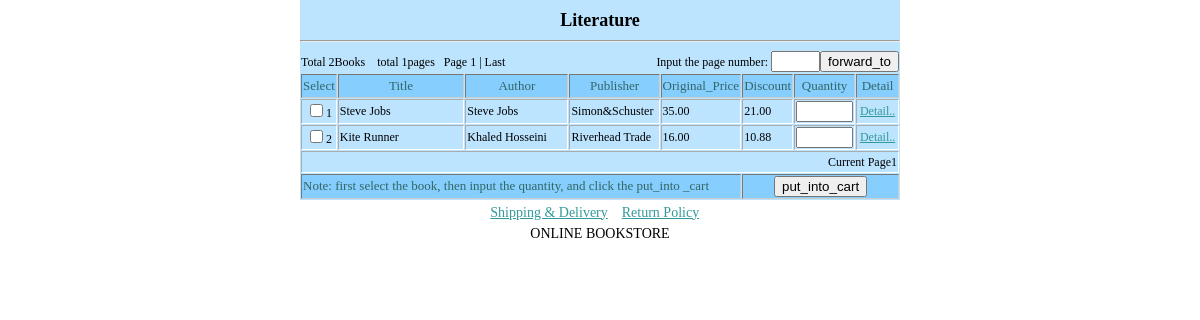
Page /webshop/book_show.php?title=Literature&&page=1&&serach=book_class_id=6 on the committed database.
### tables this page shows
CREATE TABLE IF NOT EXISTS `book_info` (
  `book_id` int(12) NOT NULL AUTO_INCREMENT COMMENT 'Book_id',
  `book_no` varchar(30)  NOT NULL COMMENT 'Book_ISBN',
  `book_name` varchar(40) NOT NULL COMMENT 'Book_name',
  `author` varchar(30) NOT NULL COMMENT 'Author',
  `publisher` varchar(40) NOT NULL COMMENT 'Publisher',
  `pub_date` datetime NOT NULL COMMENT 'publish date',
  `price` float NOT NULL COMMENT 'Original Price',
  `price_m` float NOT NULL COMMENT 'Member price',
  `price_d` float NOT NULL COMMENT 'Discounted_ price',
  `book_storenum` int(5) NOT NULL COMMENT 'Book store_number',
  `book_class_id` int(5) NOT NULL COMMENT 'Book class_id',
  `book_type_id` int(5) NOT NULL COMMENT 'Book type_id',
  `book_index` mediumtext COMMENT 'Book index',
  `book_abstract` mediumtext COMMENT 'Book abstract',
  `book_level` tinyint(1) NOT NULL DEFAULT '1' COMMENT 'Book rate',
  `book_level_pic` varchar(255)  NOT NULL COMMENT 'Book rate picture',
  `book_pic` varchar(255) NOT NULL COMMENT 'Book cover',
  `input_date` datetime NOT NULL COMMENT 'Book input date',
  `book_bs` varchar(2) NOT NULL DEFAULT '1' COMMENT 'Book wrap: hardcover or papercover',
  `book_view` int(10) NOT NULL DEFAULT '0' COMMENT 'Book view',
  PRIMARY KEY (`book_id`)
);

### webshop/include/control.inc.php (called while the page is built, shortened)
<?php
class control extends DBSQL {
   public $_pageSize;
   public function control(){
      $this->_pageSize=8;
     }
   public function GetDTdataset($DTname,$serach){
      $sql="SELECT * FROM $DTname WHERE ".$serach;
      $data_s=$this->select($sql);
      return $data_s;
     }
   public function Getbookdata($DTname,$serach){
      $data_s=$this->GetDTdataset($DTname,$serach);
      if($DTname!="book_info"){
         $books=array();
         for($j=0;$j<count($data_s);$j++){
            $sql="SELECT * FROM book_info WHERE book_id=".$data_s[$j][book_id];
            $book=$this->select($sql);
   	         if(is_array($book)) $books=array_merge($books,$book);
         }
         return $books;
      }
       else return $data_s;
     }
   public function GetControlList($dataset,$page=1){
      $control_o=$dataset;
      $control_num=count($control_o);
      $pagelast=ceil($control_num/$this->_pageSize);
      $pagenum=$control_num-(floor($control_num/$this->_pageSize)*$this->_pageSize);
      $start=($page-1)*$this->_pageSize;
      if($start<$control_num) $b=array_slice($control_o,$start,$pagenum);
      return $b;
     }
   public function Getstr($str="",$num=20){
      $i=strlen($str);
      if($i<=$num) return $str;
      else return substr($str,0,$num-3)."...";
   }
 }
?>

### webshop/include/db.inc.php (called while the page is built, shortened)
<?php
class DBSQL{
   private $CONN="";
    public function __construct(){
      $connect=mysql_connect(DBHost,DBUser,DBPassword) or die("cannot connect to database£¡");
      $this->CONN=$connect;
   }
   public function select($sql){
      $results=mysql_query($sql,$this->CONN);
      $count=0;
      $data=array();
      while($row=@mysql_fetch_array($results)){
         $data[$count]=$row;
         $count++;
      }
      return $data;
   }
}
?>

### webshop/book_show.php (the view, shortened to what this page needs)
  <?php
   $keyword="PHP";
   $color="<font color='#0000FF'>".$keyword."</font>";
?>
<?php
   require_once(Include_Path.'db.inc.php');
   require_once(Include_Path.'control.inc.php');
   require_once(Include_Path.'display.inc.php');
   $title=$_GET['title']; $serach=$_GET['serach'];
   $pp=$_GET['pp']; $page=$_GET['page'];
   if($pp==1) { $DTname=$serach;$serach=1;}
   else $DTname="book_info";
   $serach=stripslashes($serach);
   $serach=eregi_replace("%27", "'",$serach);
   $books=new control();
   $book_s=$books->Getbookdata($DTname,$serach);
   $serach=eregi_replace ( "'", "%27", $serach);
   $ss="?title=$title&&pp=$pp&&serach=$serach&&page=";
   $url="book_show.php". $ss;
   $displaybook=new display($book_s,$books->_pageSize);
   $displaybook->_pageSize=$books->_pageSize;
   $pagelast=$displaybook->GetpageNum($book_s);
   $book=$books->GetControlList($book_s,$page);
   $displaybar=$displaybook->GetJumpBar($book_s,$page,$url);
?>
<!DOCTYPE html PUBLIC "-//W3C//DTD XHTML 1.0 Transitional//EN"
"http://www.w3.org/TR/xhtml1/DTD/xhtml1-transitional.dtd">
<html xmlns="http://www.w3.org/1999/xhtml">
  <head>
    <link href="css/bscss.css" rel="stylesheet" type="text/css" />
  </head>
  <body>
    <div id="appb">
      <div id="bt"><?php echo $title; ?><hr/></div>
      <form action="<?php echo $url.$page1;?>" method="post" target="mainFrame">
      <table width="600" border="0" cellspacing="0" class="tdl">
        <tr><td>Total <?php echo count($book_s); ?>Books &nbsp;&nbsp; total <?php echo $pagelast; ?>pages &nbsp;&nbsp;<?php echo $displaybar['JumpBar']; ?></td>
          <td align="right">Input the page number: <input type="text" size="3" name="page1" value="<?php echo $page1; ?>"><input type="submit" name="send2" value="forward_to"/></td></tr>
      </table>
      </form>
      <table width="600" border="1" cellspacing="1" class="tdl">
      <form name="frm" action="cart_add.php<?php echo $ss;?>" method="post">
        <tr align="center" id="bb"><td width="28">Select</td><td width="182">Title</td>
          <td width="102">Author</td><td width="90">Publisher</td><td width="28">Original_Price</td>
          <td width="28">Discount</td><td width="57">Quantity</td><td width="42">Detail</td></tr>
<?php
   for($j=0;$j<count($book);$j++){
      echo "<tr class='tdl'>";
      echo "<td align='center'><input type='checkbox' name='bookbm[".$book[$j][book_id]."]' value='sel'>".$book[$j][book_id]."</td>";
      echo"<td width='200'>".$books->Getstr($book[$j][book_name],30)."</td>";
      echo"<td width='150'>".$books->Getstr($book[$j][author],20)."</td>";
      echo"<td>".$book[$j][publisher]."</td><td>";
      printf("%.2f",$book[$j][price]);
      echo"</td><td>";
      printf("%.2f",$book[$j][price_d]);
      echo'</td><td align="center"><input type="text" size="4" name="buynum['.$book[$j][book_id].']">'.$buynum[$book[$j][book_id]].'</td>';
      echo"<td align='center'><a href='book_fullinfo.php?bookid=".$book[$j][book_id]."' target='_blank'>Detail..</a></td></tr>";
   }
?>
      <tr><td colspan="8" align="right"><?php echo $displaybar['msg'];?></td></tr>
      <tr id="bb"><td align="left" colspan="5">Note: first select the book, then input the quantity, and click the put_into _cart</td>
          <td colspan="3" align="center"><input type="submit"value="put_into_cart"/></td></tr>
        </form>
      </table>
    </div>
	<?php include "../pro2/linkbottom.php";?>
  </body>
</html>
<?php
   $str=ob_get_contents();
   $str=preg_replace("/".$keyword."/", $color,$str);
   echo $str;
?>

### webshop/css/bscss.css (style rules this page uses)
#appb { width: 600px; padding:1; margin: 0 auto; }
#bt { font-size: 18px; font-weight: bold; color: black; height:40px; background-color:#BCE4FE; vertical-align: middle; text-align: center; padding-top: 10px }
.tdl { font-size: 12px; color: black; background-color: #BCE4FE; margin: 0px; padding: 0px; border: 0px none #FFF; }
#bb { color: #366; background-color:#86cefd; border: thin solid #CCC; font-size: 13px; line-height: 150%; }
table ,form { margin: 0px; padding: 0px; }
a:link { color: #399; }
tr { line-height: 150%; }
hr { line-height: 100%; }
body { padding: 0px; margin-top: 2px; }

### css/bottom.css (style rules this page uses)
body { margin: 0px; padding: 0px; }
a:link { color: #399; }

### rows in the picture
book_info: book_id "1", book_name "Steve Jobs", author "Steve Jobs", publisher "Simon&Schuster", price "35.00", price_d "21.00"
book_info: book_id "2", book_name "Kite Runner", author "Khaled Hosseini", publisher "Riverhead Trade", price "16.00", price_d "10.88"

### other values in the picture
$title "Literature"
count($book_s) "2"
$pagelast "1"
$displaybar['msg'] "Current Page1"
